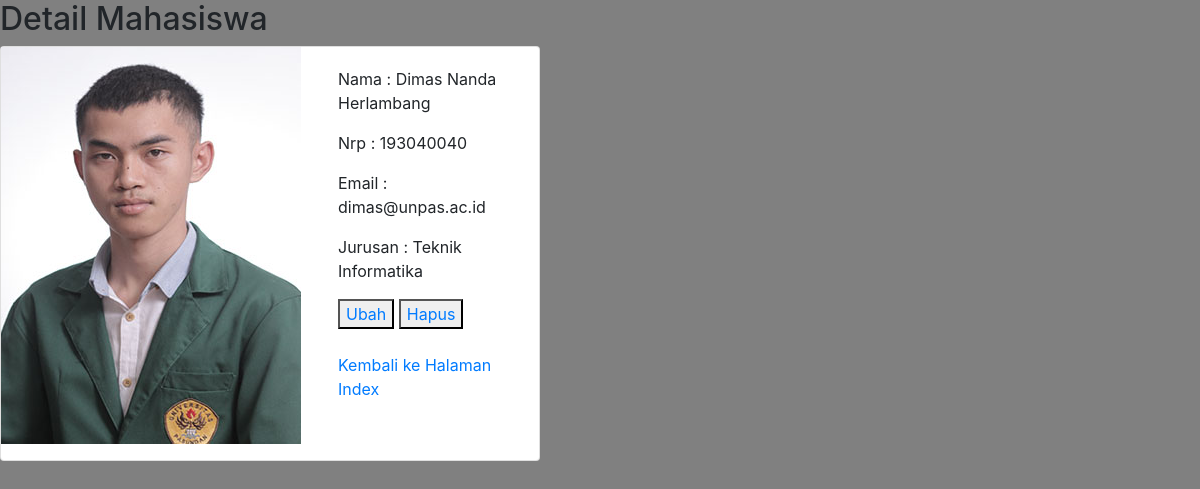
The app's page /pertemuan11/php/detail.php?id=1 with its own data.
### tables this page shows
CREATE TABLE `mahasiswa` (
  `ID` int(11) NOT NULL,
  `NAMA` varchar(50) NOT NULL,
  `NRP` char(9) NOT NULL,
  `EMAIL` varchar(50) NOT NULL,
  `JURUSAN` varchar(50) NOT NULL,
  `GAMBAR` varchar(50) NOT NULL
);

### pertemuan11/php/functions.php (called while the page is built, shortened)
<?php
function koneksi()
{
  return mysqli_connect('localhost', 'root', '', 'pw_193040070');
}
function query($query)
{
  $conn = koneksi();
  $result = mysqli_query($conn, $query);
  if (mysqli_num_rows($result) == 1) {
    return mysqli_fetch_assoc($result);
  }
  $rows = [];
  return $rows;
}

### pertemuan11/php/detail.php (the view, shortened to what this page needs)
<?php
require 'functions.php';
$id = $_GET['id'];
$mhs = query("SELECT * FROM mahasiswa WHERE id = $id")
?>
<!DOCTYPE html>
<html lang="en">
<head>
  <link rel="stylesheet" href="https://stackpath.bootstrapcdn.com/bootstrap/4.4.1/css/bootstrap.min.css">
</head>
<body>
  <h2>Detail Mahasiswa</h2>
  <div class="card" style="max-width: 540px;">
    <div class="row no-gutters">
      <div class="col-md-6">
        <p><img src="../img/<?= $mhs['GAMBAR'] ?>"></p>
      </div>
      <div class="col-md-6">
        <div class="row ml-5">
          <div class="card-body">
            <p>Nama : <?= $mhs['NAMA'] ?></p>
            <p>Nrp : <?= $mhs['NRP'] ?></p>
            <p>Email : <?= $mhs['EMAIL'] ?></p>
            <p>Jurusan : <?= $mhs['JURUSAN'] ?></p>
            <button>
              <a href="ubah.php?id=<?= $mhs['ID']; ?>">Ubah</a>
            </button>
            <button>
              <a href="hapus.php?id=<?= $mhs['ID']; ?>">Hapus</a>
            </button>
            <br><br>
            <a href="../index.php">Kembali ke Halaman Index</a>
          </div>
        </div>
      </div>
    </div>
  </div>
</body>
</html>

### pertemuan11/php/detail.php (style rules this page uses)
body { background-color: grey; }

### records on screen
mahasiswa: GAMBAR (picture), NAMA "Dimas Nanda Herlambang", NRP "193040040", EMAIL "dimas@unpas.ac.id", JURUSAN "Teknik Informatika"
